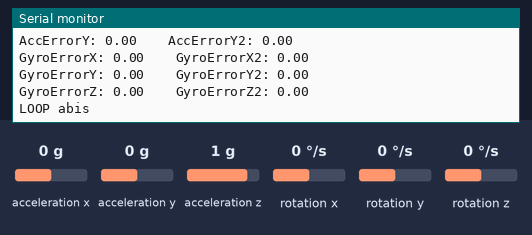
A sketch run on a simulated Arduino Uno, built with avr-gcc and run on an emulated ATmega328P. On the bench: the last lines printed to the serial monitor. Wiring (inferred from the names in the program): MPU-6050 motion sensor at I2C address 0x68; MPU-6050 motion sensor at I2C address 0x69. Inputs (shaded band) come from the test bench; at power-on: rotation x 0 °/s, rotation y 0 °/s, rotation z 0 °/s, acceleration x 0 g, acceleration y 0 g, acceleration z 1 g.

Above: at 1.2 s.
1.3 s: rotation x set to -192 °/s
2.8 s: rotation y set to -192 °/s
At 3.09 s:
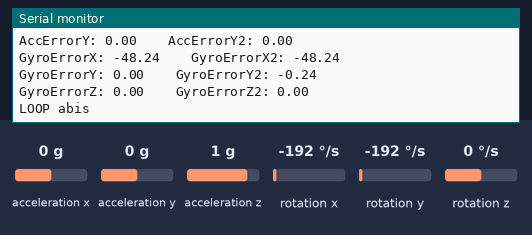
4.3 s: rotation z set to -192 °/s
At 4.42 s:
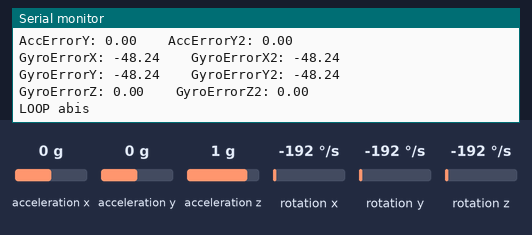
Timing chart, 0 to 7.3 s (numbered marks = the images above; inputs shaded):
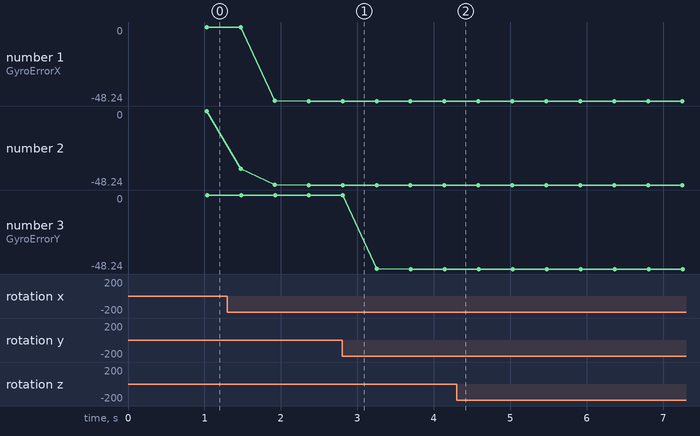

Measured:
- after the input at 2.8 s, the serial monitor: prints a new line at once (image 1)
- plotted number 1: 0 → -48.24 after the input at 1.3 s
- plotted number 2: 0 → -48.24 after the input at 1.3 s

The sketch:

Gyrompu6050testerror_2_MPU.ino
```cpp
/*
   Arduino and MPU6050 Accelerometer and Gyroscope Sensor Tutorial
   by Dejan, https://howtomechatronics.com
*/
#include <Wire.h>
const int MPU = 0x68; // MPU6050 I2C address
float AccX, AccY, AccZ;
float GyroX, GyroY, GyroZ;
float accAngleX, accAngleY, gyroAngleX, gyroAngleY, gyroAngleZ;
float roll, pitch, yaw;
float AccErrorX, AccErrorY, GyroErrorX, GyroErrorY, GyroErrorZ;
float elapsedTime, currentTime, previousTime;
int c = 0;

//---------------------------------------------------------------
const int MPU2 = 0x69; // MPU6050 I2C address
float AccX2, AccY2, AccZ2;
float GyroX2, GyroY2, GyroZ2;
float accAngleX2, accAngleY2, gyroAngleX2, gyroAngleY2, gyroAngleZ2;
float roll2, pitch2, yaw2;
float AccErrorX2, AccErrorY2, GyroErrorX2, GyroErrorY2, GyroErrorZ2;
float elapsedTime2, currentTime2, previousTime2;
int c2 = 0;
//---------------------------------------------------------------
void setup() {
  Serial.begin(115200);
  Wire.begin();                      // Initialize comunication
  Wire.beginTransmission(MPU);       // Start communication with MPU6050 // MPU=0x68
  Wire.write(0x6B);                  // Talk to the register 6B
  Wire.write(0x00);                  // Make reset - place a 0 into the 6B register
  Wire.endTransmission(true);        //end the transmission

  //--------------------------------------------------------------

  //Wire.begin();                      // Initialize comunication
  Wire.beginTransmission(MPU2);       // Start communication with MPU6050 // MPU=0x68
  Wire.write(0x6B);                  // Talk to the register 6B
  Wire.write(0x00);                  // Make reset - place a 0 into the 6B register
  Wire.endTransmission(true);        //end the transmission

  //-------------------------------------------------------------

  // Configure Accelerometer Sensitivity - Full Scale Range (default +/- 2g)
  Wire.beginTransmission(MPU);
  Wire.write(0x1C);                  //Talk to the ACCEL_CONFIG register (1C hex)
  Wire.write(0x10);                  //Set the register bits as 00010000 (+/- 8g full scale range)
  Wire.endTransmission(true);

  // Configure Accelerometer Sensitivity - Full Scale Range (default +/- 2g)
  Wire.beginTransmission(MPU2);
  Wire.write(0x1C);                  //Talk to the ACCEL_CONFIG register (1C hex)
  Wire.write(0x10);                  //Set the register bits as 00010000 (+/- 8g full scale range)
  Wire.endTransmission(true);

  // Configure Gyro Sensitivity - Full Scale Range (default +/- 250deg/s)
  Wire.beginTransmission(MPU);
  Wire.write(0x1B);                   // Talk to the GYRO_CONFIG register (1B hex)
  Wire.write(0x10);                   // Set the register bits as 00010000 (1000deg/s full scale)
  Wire.endTransmission(true);
  delay(20);


  // Configure Gyro Sensitivity - Full Scale Range (default +/- 250deg/s)
  Wire.beginTransmission(MPU2);
  Wire.write(0x1B);                   // Talk to the GYRO_CONFIG register (1B hex)
  Wire.write(0x10);                   // Set the register bits as 00010000 (1000deg/s full scale)
  Wire.endTransmission(true);
  delay(20);
  //---------------------------------------------------------------
  // Call this function if you need to get the IMU error values for your module

  /*calculate_IMU_error();
  delay(20);
  calculate_IMU_error2();
  delay(20);
*/
}
void loop() {
    //Serial.println("LOOP mulai");
  // We can call this funtion in the setup section to calculate the accelerometer and gyro data error. From here we will get the error values used in the above equations printed on the Serial Monitor.
  // Note that we should place the IMU flat in order to get the proper values, so that we then can the correct values
  // Read accelerometer values 200 times
  while (c < 200) {
    Wire.beginTransmission(MPU);
    Wire.write(0x3B);
    Wire.endTransmission(false);
    Wire.requestFrom(MPU, 6, true);
    AccX = (Wire.read() << 8 | Wire.read()) / 16384.0 ;
    AccY = (Wire.read() << 8 | Wire.read()) / 16384.0 ;
    AccZ = (Wire.read() << 8 | Wire.read()) / 16384.0 ;
    // Sum all readings
    AccErrorX = AccErrorX + ((atan((AccY) / sqrt(pow((AccX), 2) + pow((AccZ), 2))) * 180 / PI));
    AccErrorY = AccErrorY + ((atan(-1 * (AccX) / sqrt(pow((AccY), 2) + pow((AccZ), 2))) * 180 / PI));
    c++;
  }
  //Serial.println("errorx kelar");
  //Divide the sum by 200 to get the error value
  AccErrorX = AccErrorX / 200;
  AccErrorY = AccErrorY / 200;
  c = 0;

  while (c2 < 200) {
    Wire.beginTransmission(MPU2);
    Wire.write(0x3B);
    Wire.endTransmission(false);
    Wire.requestFrom(MPU2, 6, true);
    AccX2 = (Wire.read() << 8 | Wire.read()) / 16384.0 ;
    AccY2 = (Wire.read() << 8 | Wire.read()) / 16384.0 ;
    AccZ2 = (Wire.read() << 8 | Wire.read()) / 16384.0 ;
    // Sum all readings
    AccErrorX2 = AccErrorX2 + ((atan((AccY2) / sqrt(pow((AccX2), 2) + pow((AccZ2), 2))) * 180 / PI));
    AccErrorY2 = AccErrorY2 + ((atan(-1 * (AccX2) / sqrt(pow((AccY2), 2) + pow((AccZ2), 2))) * 180 / PI));
    c2++;
  }
  //Serial.println("errorx2 kelar");
  //Divide the sum by 200 to get the error value
  AccErrorX2 = AccErrorX2 / 200;
  AccErrorY2 = AccErrorY2 / 200;
  c2 = 0;

  // Read gyro values 200 times
  while (c < 200) {
    Wire.beginTransmission(MPU);
    Wire.write(0x43);
    Wire.endTransmission(false);
    Wire.requestFrom(MPU, 6, true);
    GyroX = Wire.read() << 8 | Wire.read();
    GyroY = Wire.read() << 8 | Wire.read();
    GyroZ = Wire.read() << 8 | Wire.read();
    // Sum all readings
    GyroErrorX = GyroErrorX + (GyroX / 131.0);
    GyroErrorY = GyroErrorY + (GyroY / 131.0);
    GyroErrorZ = GyroErrorZ + (GyroZ / 131.0);
    c++;
  }
  //Serial.println("gyroerror kelar");
  //Divide the sum by 200 to get the error value
  GyroErrorX = GyroErrorX / 200;
  GyroErrorY = GyroErrorY / 200;
  GyroErrorZ = GyroErrorZ / 200;
//Wire.endTransmission();
//delay(20);
  //---------------------------------------------------------------
  c2=0;
  // Read gyro values 200 times
  while (c2 < 200) {
    Wire.beginTransmission(MPU2);
    Wire.write(0x43);
    Wire.endTransmission(false);
    Wire.requestFrom(MPU2, 6, true);
    GyroX2 = Wire.read() << 8 | Wire.read();
    GyroY2 = Wire.read() << 8 | Wire.read();
    GyroZ2 = Wire.read() << 8 | Wire.read();
    // Sum all readings
    GyroErrorX2 = GyroErrorX2 + (GyroX2 / 131.0);
    GyroErrorY2 = GyroErrorY2 + (GyroY2 / 131.0);
    GyroErrorZ2 = GyroErrorZ2 + (GyroZ2 / 131.0);
    c2++;
  }
  //Divide the sum by 200 to get the error value
  GyroErrorX2 = GyroErrorX2 / 200;
  GyroErrorY2 = GyroErrorY2 / 200;
  GyroErrorZ2 = GyroErrorZ2 / 200;
  //Serial.println("gyroerror2 kelar");
  //Wire.endTransmission();
  //---------------------------------------------------------------
  // Print the error values on the Serial Monitor
  /*
  Serial.print("AccErrorX: ");
  Serial.println(AccErrorX);
  Serial.print("AccErrorY: ");
  Serial.println(AccErrorY);
  Serial.print("GyroErrorX: ");
  Serial.println(GyroErrorX);
  Serial.print("GyroErrorY: ");
  Serial.println(GyroErrorY);
  Serial.print("GyroErrorZ: ");
  Serial.println(GyroErrorZ);*/
//----------------------------------------------------------------
  Serial.print("AccErrorX: ");
  Serial.print(AccErrorX);
  Serial.print("    AccErrorX2: ");
  Serial.println(AccErrorX2);
  Serial.print("AccErrorY: ");
  Serial.print(AccErrorY);
  Serial.print("    AccErrorY2: ");
  Serial.println(AccErrorY2);
  Serial.print("GyroErrorX: ");
  Serial.print(GyroErrorX);
  Serial.print("    GyroErrorX2: ");
  Serial.println(GyroErrorX2);
  Serial.print("GyroErrorY: ");
  Serial.print(GyroErrorY);
  Serial.print("    GyroErrorY2: ");
  Serial.println(GyroErrorY2);
  Serial.print("GyroErrorZ: ");
  Serial.print(GyroErrorZ);
  Serial.print("    GyroErrorZ2: ");
  Serial.println(GyroErrorZ2);
//----------------------------------------------------------------
Serial.println("LOOP abis");
}
void calculate_IMU_error() {
  // We can call this funtion in the setup section to calculate the accelerometer and gyro data error. From here we will get the error values used in the above equations printed on the Serial Monitor.
  // Note that we should place the IMU flat in order to get the proper values, so that we then can the correct values
  // Read accelerometer values 200 times
  while (c < 200) {
    Wire.beginTransmission(MPU);
    Wire.write(0x3B);
    Wire.endTransmission(false);
    Wire.requestFrom(MPU, 6, true);
    AccX = (Wire.read() << 8 | Wire.read()) / 16384.0 ;
    AccY = (Wire.read() << 8 | Wire.read()) / 16384.0 ;
    AccZ = (Wire.read() << 8 | Wire.read()) / 16384.0 ;
    // Sum all readings
    AccErrorX = AccErrorX + ((atan((AccY) / sqrt(pow((AccX), 2) + pow((AccZ), 2))) * 180 / PI));
    AccErrorY = AccErrorY + ((atan(-1 * (AccX) / sqrt(pow((AccY), 2) + pow((AccZ), 2))) * 180 / PI));
    c++;
  }
  //Divide the sum by 200 to get the error value
  AccErrorX = AccErrorX / 200;
  AccErrorY = AccErrorY / 200;
  c = 0;
  // Read gyro values 200 times
  while (c < 200) {
    Wire.beginTransmission(MPU);
    Wire.write(0x43);
    Wire.endTransmission(false);
    Wire.requestFrom(MPU, 6, true);
    GyroX = Wire.read() << 8 | Wire.read();
    GyroY = Wire.read() << 8 | Wire.read();
    GyroZ = Wire.read() << 8 | Wire.read();
    // Sum all readings
    GyroErrorX = GyroErrorX + (GyroX / 131.0);
    GyroErrorY = GyroErrorY + (GyroY / 131.0);
    GyroErrorZ = GyroErrorZ + (GyroZ / 131.0);
    c++;
  }
  //Divide the sum by 200 to get the error value
  GyroErrorX = GyroErrorX / 200;
  GyroErrorY = GyroErrorY / 200;
  GyroErrorZ = GyroErrorZ / 200;
  // Print the error values on the Serial Monitor
  Serial.print("AccErrorX: ");
  Serial.println(AccErrorX);
  Serial.print("AccErrorY: ");
  Serial.println(AccErrorY);
  Serial.print("GyroErrorX: ");
  Serial.println(GyroErrorX);
  Serial.print("GyroErrorY: ");
  Serial.println(GyroErrorY);
  Serial.print("GyroErrorZ: ");
  Serial.println(GyroErrorZ);
}

//-----------------------------------------------------------
void calculate_IMU_error2() {
  // We can call this funtion in the setup section to calculate the accelerometer and gyro data error. From here we will get the error values used in the above equations printed on the Serial Monitor.
  // Note that we should place the IMU flat in order to get the proper values, so that we then can the correct values
  // Read accelerometer values 200 times
  while (c2 < 200) {
    Wire.beginTransmission(MPU2);
    Wire.write(0x3B);
    Wire.endTransmission(false);
    Wire.requestFrom(MPU2, 6, true);
    AccX2 = (Wire.read() << 8 | Wire.read()) / 16384.0 ;
    AccY2 = (Wire.read() << 8 | Wire.read()) / 16384.0 ;
    AccZ2 = (Wire.read() << 8 | Wire.read()) / 16384.0 ;
    // Sum all readings
    AccErrorX2 = AccErrorX2 + ((atan((AccY2) / sqrt(pow((AccX2), 2) + pow((AccZ2), 2))) * 180 / PI));
    AccErrorY2 = AccErrorY2 + ((atan(-1 * (AccX2) / sqrt(pow((AccY2), 2) + pow((AccZ2), 2))) * 180 / PI));
    c2++;
  }
  //Divide the sum by 200 to get the error value
  AccErrorX2 = AccErrorX2 / 200;
  AccErrorY2 = AccErrorY2 / 200;
  c2 = 0;
  // Read gyro values 200 times
  while (c2 < 200) {
    Wire.beginTransmission(MPU2);
    Wire.write(0x43);
    Wire.endTransmission(false);
    Wire.requestFrom(MPU2, 6, true);
    GyroX2 = Wire.read() << 8 | Wire.read();
    GyroY2 = Wire.read() << 8 | Wire.read();
    GyroZ2 = Wire.read() << 8 | Wire.read();
    // Sum all readings
    GyroErrorX2 = GyroErrorX2 + (GyroX2 / 131.0);
    GyroErrorY2 = GyroErrorY2 + (GyroY2 / 131.0);
    GyroErrorZ2 = GyroErrorZ2 + (GyroZ2 / 131.0);
    c2++;
  }
  //Divide the sum by 200 to get the error value
  GyroErrorX2 = GyroErrorX2 / 200;
  GyroErrorY2 = GyroErrorY2 / 200;
  GyroErrorZ2 = GyroErrorZ2 / 200;
  // Print the error values on the Serial Monitor
  Serial.print("AccErrorX2: ");
  Serial.println(AccErrorX2);
  Serial.print("AccErrorY2: ");
  Serial.println(AccErrorY2);
  Serial.print("GyroErrorX2: ");
  Serial.println(GyroErrorX2);
  Serial.print("GyroErrorY2: ");
  Serial.println(GyroErrorY2);
  Serial.print("GyroErrorZ2: ");
  Serial.println(GyroErrorZ2);
}
//---------------------------------------------------------------
```
